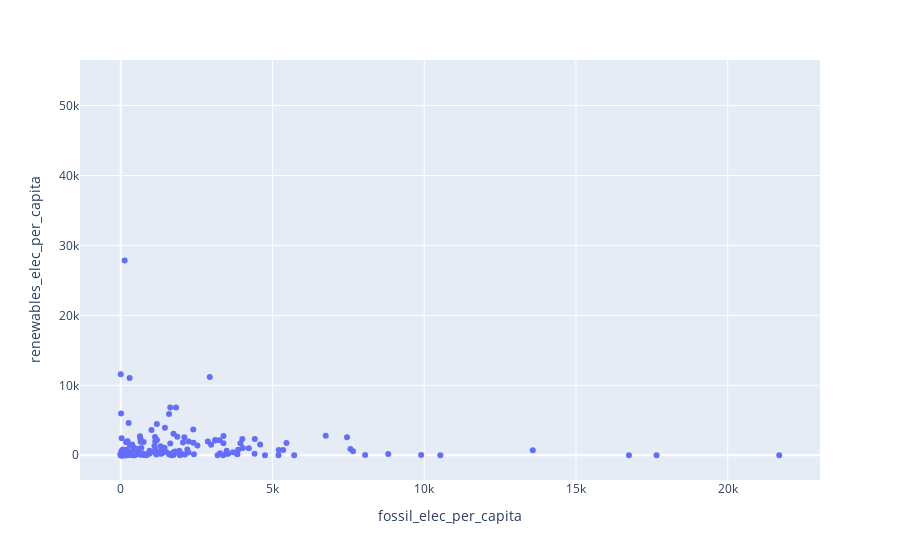

Source (notebook cell):
### Code cell
fig = px.scatter(country_2021, x="fossil_elec_per_capita", y="renewables_elec_per_capita", hover_data=['country'])
fig.show()

### Figure 1 — Plotly figure (JSON) as saved in the notebook; plotly's stock layout.template omitted (floating-point values rounded to 4 significant figures; data arrays with more than 128 entries replaced by an {"elided": "..."} marker saying what was removed)
{"data": [{"customdata": {"elided": "184x1 str values"}, "hovertemplate": "fossil_elec_per_capita=%{x}<br>renewables_elec_per_capita=%{y}<br>country=%{customdata[0]}<extra></extra>", "legendgroup": "", "marker": {"color": "#636efa", "symbol": "circle"}, "mode": "markers", "name": "", "orientation": "v", "showlegend": false, "type": "scatter", "x": {"elided": "184 float values"}, "xaxis": "x", "y": {"elided": "184 float values"}, "yaxis": "y"}], "layout": {"legend": {"tracegroupgap": 0}, "margin": {"t": 60}, "xaxis": {"anchor": "y", "domain": [0, 1], "title": {"text": "fossil_elec_per_capita"}}, "yaxis": {"anchor": "x", "domain": [0, 1], "title": {"text": "renewables_elec_per_capita"}}}}
